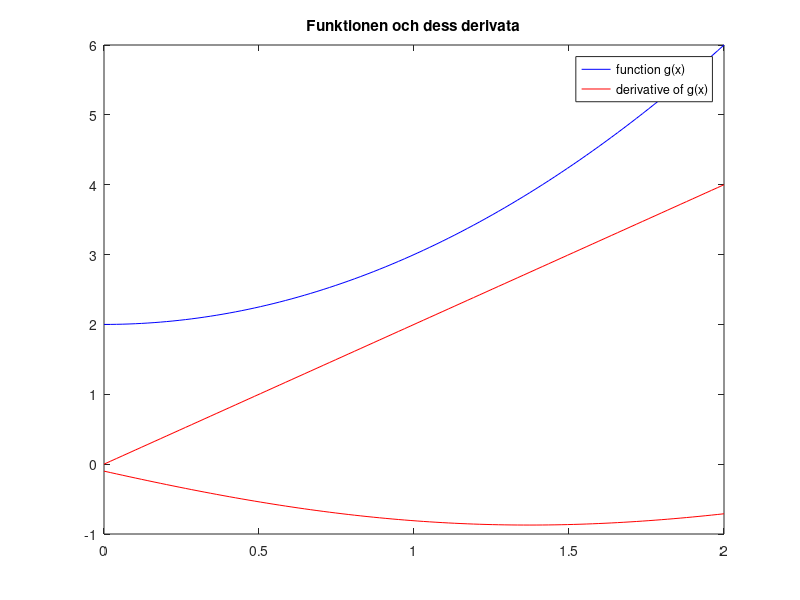

MATLAB code to generate this figure:
%% D1 skriv i kommandof?nstret:
1+1
4*8
5-2
8/4

%% D2 
pi
sqrt(3)
sqrt(-3)
sqrt(1i)
exp(pi*1i)

%% D3 uppgift 1
z = exp(pi*1i);
abs = abs(z)
argument = angle(z)

%% D3 uppgift 2
z = sqrt(1i);
real_part = real(z)
imaginary_part = imag(z)

%% D4 komplexa tal
a = 3 + 2i;
b = 5 - 1i;
x = a * b

%% D5/6/7 Funktioner
clc
clf

g = @(x) exp(-0.1.*x).*cos(x);
x = linspace(0,10);
y = g(x);
plot(x,y)

%% D8
clf
clc
h = 1e-6;
deriv = @(f,x) ((f(x+h)-f(x))./h);


func = @(x) x.^2 + 2;
x = linspace(0,2);
y = func(x);
plot(x, y, '-b');
hold on
plot(x, deriv(func, x), '-r');
legend('function', 'derivative');

%% D9 handling plots - run section 'Funktioner' first
hold on
plot(x, deriv(g,x), '-r')
legend('function g(x)', 'derivative of g(x)')
title('Funktionen och dess derivata')
print('funktionsbild','-dpng')

%% D10
h_1 = @(x) exp(-0.1.*x).*cos(x) - 0.1.*exp(-0.1.*x).*sin(x);
h_2 = @(x) -0.1.*exp(-0.1.*x).*cos(x) - exp(-0.1.*x).*sin(x);
h_3 = @(x) -0.1.*exp(-0.1.*x).*cos(x) - 0.1.*exp(-0.1.*x).*sin(x);

calculated_derivative = deriv(g, x);
derivative_1 = h_1(x);
derivative_2 = h_2(x);
derivative_3 = h_3(x);

diff_1 = derivative_1 - calculated_derivative;
diff_2 = derivative_2 - calculated_derivative;
diff_3 = derivative_3 - calculated_derivative;

norms = [norm(diff_1), norm(diff_2), norm(diff_3)];
best_derivative = find(norms == min(norms))

%% D11 - generating Matrices
clear
clf
clc

M_1 = [3.*eye(4);2.*ones(2,4)]
M_2 = [8.*eye(5),2.*ones(5,3)]


%% D12 - systems
clear
clf
clc

A = [3,5,6 ; 10,20,15 ; 5,15,-10];
Y = [-195 ; -780 ; -685];
X = A\Y

should_be_equal_to_Y = A*X

%% D13
clear
clc
A = [1,1,-1 ; 2,1,1 ; 4,3,-1];
Determinant = det(A)

Y = [2;3;4];
Solution = A\Y

